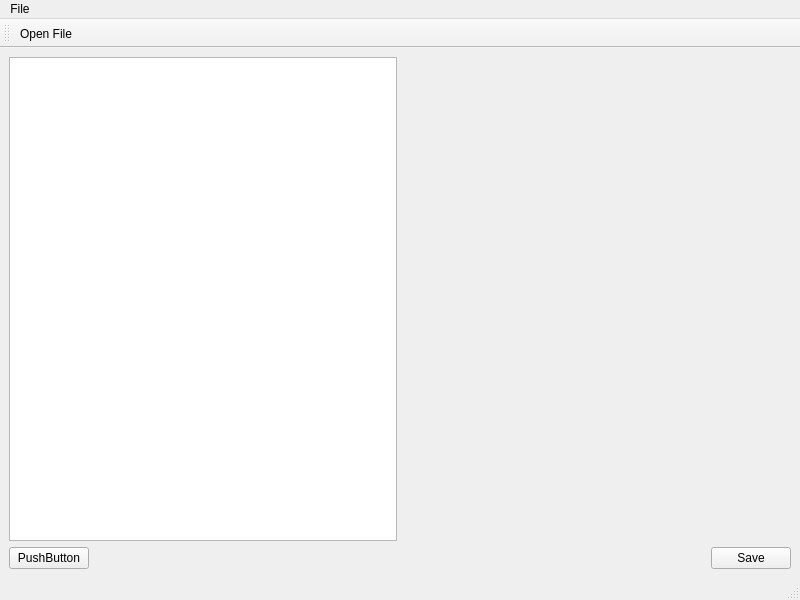
<?xml version="1.0" encoding="UTF-8"?>
<ui version="4.0">
 <class>MainWindow</class>
 <widget class="QMainWindow" name="MainWindow">
  <property name="geometry">
   <rect>
    <x>0</x>
    <y>0</y>
    <width>800</width>
    <height>600</height>
   </rect>
  </property>
  <property name="windowTitle">
   <string>MainWindow</string>
  </property>
  <widget class="QWidget" name="centralwidget">
   <layout class="QVBoxLayout" name="verticalLayout">
    <item>
     <layout class="QHBoxLayout" name="horizontalLayout">
      <item>
       <widget class="QTreeView" name="treeView">
        <property name="sizePolicy">
         <sizepolicy hsizetype="Expanding" vsizetype="Expanding">
          <horstretch>0</horstretch>
          <verstretch>0</verstretch>
         </sizepolicy>
        </property>
        <property name="contextMenuPolicy">
         <enum>Qt::ContextMenuPolicy::ActionsContextMenu</enum>
        </property>
       </widget>
      </item>
      <item>
       <widget class="QVTKOpenGLNativeWidget" name="vtkWidget" native="true">
        <property name="sizePolicy">
         <sizepolicy hsizetype="Expanding" vsizetype="Preferred">
          <horstretch>0</horstretch>
          <verstretch>0</verstretch>
         </sizepolicy>
        </property>
       </widget>
      </item>
     </layout>
    </item>
    <item>
     <layout class="QHBoxLayout" name="horizontalLayout_2">
      <item>
       <widget class="QPushButton" name="pushButton">
        <property name="text">
         <string>PushButton</string>
        </property>
       </widget>
      </item>
      <item>
       <spacer name="horizontalSpacer">
        <property name="orientation">
         <enum>Qt::Orientation::Horizontal</enum>
        </property>
        <property name="sizeHint" stdset="0">
         <size>
          <width>40</width>
          <height>20</height>
         </size>
        </property>
       </spacer>
      </item>
      <item>
       <widget class="QPushButton" name="pushButton_2">
        <property name="text">
         <string>Save</string>
        </property>
       </widget>
      </item>
     </layout>
    </item>
   </layout>
  </widget>
  <widget class="QStatusBar" name="statusbar"/>
  <widget class="QMenuBar" name="menuBar">
   <property name="geometry">
    <rect>
     <x>0</x>
     <y>0</y>
     <width>800</width>
     <height>25</height>
    </rect>
   </property>
   <widget class="QMenu" name="menuFile">
    <property name="title">
     <string>File</string>
    </property>
    <addaction name="actionOpen_File"/>
   </widget>
   <addaction name="menuFile"/>
  </widget>
  <widget class="QToolBar" name="toolBar">
   <property name="windowTitle">
    <string>toolBar</string>
   </property>
   <attribute name="toolBarArea">
    <enum>TopToolBarArea</enum>
   </attribute>
   <attribute name="toolBarBreak">
    <bool>false</bool>
   </attribute>
   <addaction name="actionOpen_File"/>
  </widget>
  <action name="actionOpen_File">
   <property name="icon">
    <iconset resource="icons.qrc">
     <normaloff>:/icons/icon/fileopen.png</normaloff>:/icons/icon/fileopen.png</iconset>
   </property>
   <property name="text">
    <string>Open File</string>
   </property>
   <property name="menuRole">
    <enum>QAction::MenuRole::NoRole</enum>
   </property>
  </action>
 </widget>
 <customwidgets>
  <customwidget>
   <class>QVTKOpenGLNativeWidget</class>
   <extends>QWidget</extends>
   <header>qvtkopenglnativewidget.h</header>
   <container>1</container>
  </customwidget>
 </customwidgets>
 <resources>
  <include location="icons.qrc"/>
 </resources>
 <connections/>
</ui>
